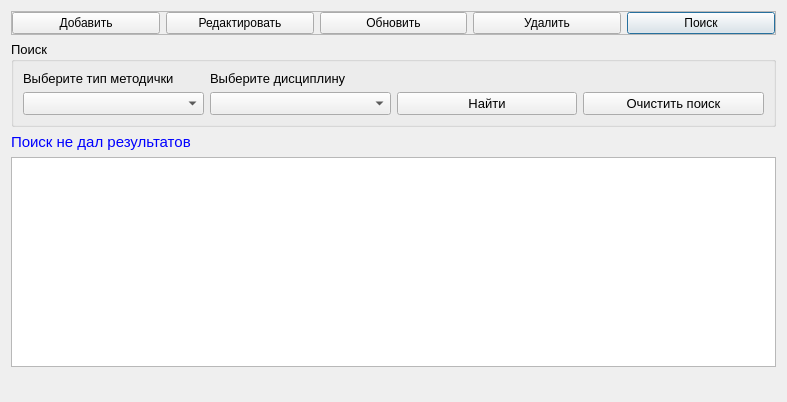
<?xml version="1.0" encoding="UTF-8"?>
<ui version="4.0">
 <class>Metodichki</class>
 <widget class="QDialog" name="Metodichki">
  <property name="geometry">
   <rect>
    <x>0</x>
    <y>0</y>
    <width>787</width>
    <height>402</height>
   </rect>
  </property>
  <property name="windowTitle">
   <string>Методички</string>
  </property>
  <property name="styleSheet">
   <string notr="true"/>
  </property>
  <layout class="QGridLayout" name="gridLayout_3">
   <item row="2" column="0">
    <widget class="QLabel" name="label_result">
     <property name="maximumSize">
      <size>
       <width>16777215</width>
       <height>20</height>
      </size>
     </property>
     <property name="font">
      <font>
       <pointsize>11</pointsize>
      </font>
     </property>
     <property name="styleSheet">
      <string notr="true">color:rgb(0, 0, 255)</string>
     </property>
     <property name="text">
      <string>Поиск не дал результатов</string>
     </property>
    </widget>
   </item>
   <item row="4" column="1">
    <widget class="QLabel" name="label_naideno">
     <property name="font">
      <font>
       <pointsize>12</pointsize>
      </font>
     </property>
     <property name="styleSheet">
      <string notr="true">color:rgb(85, 0, 255)</string>
     </property>
     <property name="text">
      <string/>
     </property>
    </widget>
   </item>
   <item row="3" column="0" colspan="2">
    <widget class="QTableView" name="tableView">
     <property name="font">
      <font/>
     </property>
     <property name="contextMenuPolicy">
      <enum>Qt::ActionsContextMenu</enum>
     </property>
     <property name="editTriggers">
      <set>QAbstractItemView::NoEditTriggers</set>
     </property>
     <property name="alternatingRowColors">
      <bool>false</bool>
     </property>
     <property name="selectionMode">
      <enum>QAbstractItemView::SingleSelection</enum>
     </property>
     <property name="selectionBehavior">
      <enum>QAbstractItemView::SelectRows</enum>
     </property>
    </widget>
   </item>
   <item row="0" column="0" colspan="2">
    <widget class="QFrame" name="frame">
     <property name="frameShape">
      <enum>QFrame::StyledPanel</enum>
     </property>
     <property name="frameShadow">
      <enum>QFrame::Raised</enum>
     </property>
     <layout class="QGridLayout" name="gridLayout_2">
      <property name="leftMargin">
       <number>0</number>
      </property>
      <property name="topMargin">
       <number>0</number>
      </property>
      <property name="rightMargin">
       <number>0</number>
      </property>
      <property name="bottomMargin">
       <number>0</number>
      </property>
      <item row="0" column="4">
       <widget class="QPushButton" name="pushButton_search">
        <property name="font">
         <font/>
        </property>
        <property name="text">
         <string>Поиск</string>
        </property>
        <property name="icon">
         <iconset resource="resourses.qrc">
          <normaloff>:/img/img/find.png</normaloff>:/img/img/find.png</iconset>
        </property>
       </widget>
      </item>
      <item row="0" column="2">
       <widget class="QPushButton" name="pushButton_update">
        <property name="font">
         <font/>
        </property>
        <property name="text">
         <string>Обновить</string>
        </property>
        <property name="icon">
         <iconset resource="resourses.qrc">
          <normaloff>:/img/img/refresh.png</normaloff>:/img/img/refresh.png</iconset>
        </property>
       </widget>
      </item>
      <item row="0" column="0">
       <widget class="QPushButton" name="pushButton_add">
        <property name="font">
         <font/>
        </property>
        <property name="text">
         <string>Добавить</string>
        </property>
        <property name="icon">
         <iconset resource="resourses.qrc">
          <normaloff>:/img/img/add.png</normaloff>:/img/img/add.png</iconset>
        </property>
       </widget>
      </item>
      <item row="0" column="3">
       <widget class="QPushButton" name="pushButton_del">
        <property name="font">
         <font/>
        </property>
        <property name="text">
         <string>Удалить</string>
        </property>
        <property name="icon">
         <iconset resource="resourses.qrc">
          <normaloff>:/img/img/delete.png</normaloff>:/img/img/delete.png</iconset>
        </property>
       </widget>
      </item>
      <item row="0" column="1">
       <widget class="QPushButton" name="pushButton_edit">
        <property name="text">
         <string>Редактировать</string>
        </property>
        <property name="icon">
         <iconset resource="resourses.qrc">
          <normaloff>:/img/img/edit.png</normaloff>:/img/img/edit.png</iconset>
        </property>
       </widget>
      </item>
     </layout>
    </widget>
   </item>
   <item row="1" column="0" colspan="2">
    <widget class="QGroupBox" name="groupBox_search">
     <property name="font">
      <font>
       <pointsize>10</pointsize>
      </font>
     </property>
     <property name="title">
      <string>Поиск</string>
     </property>
     <layout class="QGridLayout" name="gridLayout">
      <item row="0" column="0">
       <widget class="QLabel" name="label">
        <property name="font">
         <font>
          <pointsize>10</pointsize>
         </font>
        </property>
        <property name="text">
         <string>Выберите тип методички</string>
        </property>
       </widget>
      </item>
      <item row="0" column="1">
       <widget class="QLabel" name="label_2">
        <property name="font">
         <font>
          <pointsize>10</pointsize>
         </font>
        </property>
        <property name="text">
         <string>Выберите дисциплину</string>
        </property>
       </widget>
      </item>
      <item row="1" column="0">
       <widget class="QComboBox" name="comboBox_met_type">
        <property name="font">
         <font>
          <pointsize>10</pointsize>
         </font>
        </property>
       </widget>
      </item>
      <item row="1" column="1">
       <widget class="QComboBox" name="comboBox_discipline"/>
      </item>
      <item row="1" column="2">
       <widget class="QPushButton" name="pushButton_find">
        <property name="font">
         <font/>
        </property>
        <property name="text">
         <string>Найти</string>
        </property>
        <property name="icon">
         <iconset resource="resourses.qrc">
          <normaloff>:/img/img/findOk.png</normaloff>:/img/img/findOk.png</iconset>
        </property>
       </widget>
      </item>
      <item row="1" column="3">
       <widget class="QPushButton" name="pushButton_clear">
        <property name="font">
         <font/>
        </property>
        <property name="text">
         <string>Очистить поиск</string>
        </property>
        <property name="icon">
         <iconset resource="resourses.qrc">
          <normaloff>:/img/img/clear.png</normaloff>:/img/img/clear.png</iconset>
        </property>
       </widget>
      </item>
     </layout>
    </widget>
   </item>
  </layout>
  <action name="actionEdit">
   <property name="icon">
    <iconset resource="resourses.qrc">
     <normaloff>:/img/img/edit.png</normaloff>:/img/img/edit.png</iconset>
   </property>
   <property name="text">
    <string>Редактировать выбранную методичку</string>
   </property>
  </action>
  <action name="actionDelete">
   <property name="icon">
    <iconset resource="resourses.qrc">
     <normaloff>:/img/img/delete.png</normaloff>:/img/img/delete.png</iconset>
   </property>
   <property name="text">
    <string>Удалить выбранную методичку</string>
   </property>
  </action>
  <action name="actionOpenFile">
   <property name="icon">
    <iconset resource="resourses.qrc">
     <normaloff>:/img/img/1134892.png</normaloff>:/img/img/1134892.png</iconset>
   </property>
   <property name="text">
    <string>Открыть файл</string>
   </property>
   <property name="toolTip">
    <string>Открыть файл</string>
   </property>
  </action>
 </widget>
 <resources>
  <include location="resourses.qrc"/>
 </resources>
 <connections/>
</ui>
